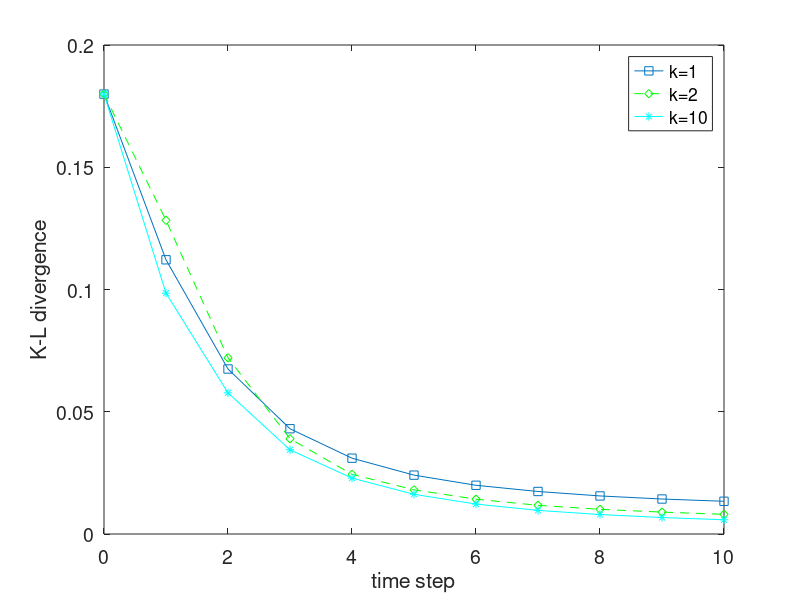
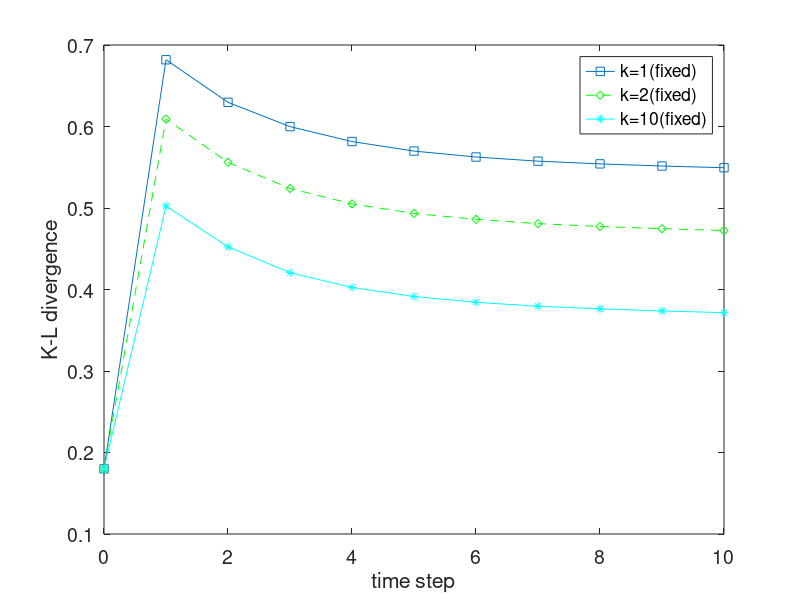

These figures' MATLAB source, in order:
clear all;close all;

comp = [0.179919282	0.112151858	0.067492497	0.043052455	0.031010132	0.02407839	0.019926313	0.017389092	0.015569729	0.014309472	0.013384862
0.179919282	0.128287452	0.072054489	0.038970913	0.024392982	0.018074945	0.014239462	0.011738689	0.01009105	0.008956038	0.008041352
0.179919282	0.098489442	0.057737682	0.034436584	0.022876661	0.016234447	0.012245808	0.009660947	0.00796161	0.006743228	0.005816124
];

comp2 = [0.179919282	0.681901439	0.629666867	0.599897117	0.581552299	0.569842773	0.562572059	0.55746251	0.554152308	0.551513737	0.549435859
0.179919282	0.609149468	0.55602359	0.523981967	0.505102344	0.493347713	0.486104758	0.480854391	0.477285691	0.47460298	0.472324055
0.179919282	0.502337062	0.452367091	0.420653265	0.402527642	0.391426632	0.384264256	0.379488975	0.37624719	0.373675409	0.371567167
];
% 
% 
% comp = [0.179919282	0.443459623	0.292742999	0.233375098	0.228326735	0.244712108	0.254597582	0.261975656	0.267882775	0.271767932
% 0.179919282	0.181269471	0.142279152	0.120289616	0.107621729	0.100683222	0.096332814	0.093130671	0.091960885	0.088777745
% ];

% h00 = figure('position',[100 100 600 600],'Color',[1 1 1]);
% plot(0:size(comp,2)-1,comp(1,:),'s--');hold on;
% plot(0:size(comp,2)-1,comp(2,:),'r*-');hold on;
% legend('k=1','k=10');
% xlabel('time step');
% ylabel('K-L divergence');
% set(gca,'FontSize',14);
% 
% 

% 'g',x,y2,'b--o',x,y3,'c*'

h00 = figure('position',[100 100 600 600],'Color',[1 1 1]);
plot(0:size(comp,2)-1,comp(1,:),'s-');hold on;
plot(0:size(comp,2)-1,comp(2,:),'g--d');hold on;
plot(0:size(comp,2)-1,comp(3,:),'c*-');hold on;
legend('k=1','k=2','k=10');
xlabel('time step');
ylabel('K-L divergence');
set(gca,'FontSize',14);


h01 = figure('position',[100 100 600 600],'Color',[1 1 1]);
plot(0:size(comp2,2)-1,comp2(1,:),'s-');hold on;
plot(0:size(comp2,2)-1,comp2(2,:),'g--d');hold on;
plot(0:size(comp2,2)-1,comp2(3,:),'c*-');hold on;
legend('k=1(fixed)','k=2(fixed)','k=10(fixed)');
xlabel('time step');
ylabel('K-L divergence');
set(gca,'FontSize',14);